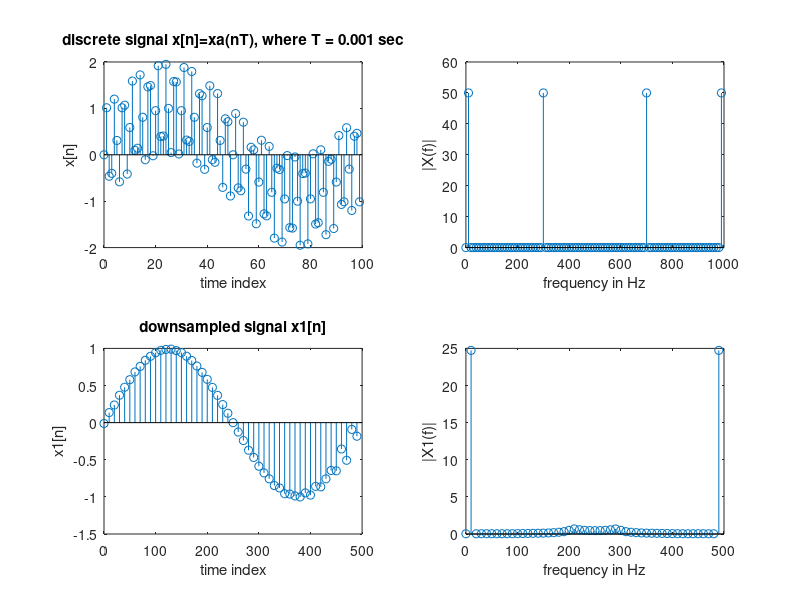

The MATLAB script that drew this image:
% signal x
f1=10;          % 10 Hz sine wave
f2=300;          % 300 Hz sine wave
T=0.001;        % sampling freq. = 1000 Hz
N=100;
n=0:1:N-1;
x=sin(2*pi*f1*n*T)+sin(2*pi*f2*n*T);
subplot(2,2,1); stem(n,x);
xlabel('time index'); ylabel('x[n]');
title('discrete signal x[n]=xa(nT), where T = 0.001 sec');

% DFT of x
f=n/T/N;
subplot(2,2,2); stem(f,abs(fft(x)));
xlabel('frequency in Hz'); ylabel('|X(f)|');

% downsampling & DFT
z=decimate(x,2);
n2=0:1:N/2-1;
f=n2/(2*T)/(N/2);
subplot(2,2,3); stem(f,z);
xlabel('time index'); ylabel('x1[n]');
title('downsampled signal x1[n]');
subplot(2,2,4); stem(f,abs(fft(z)));
xlabel('frequency in Hz'); ylabel('|X1(f)|');